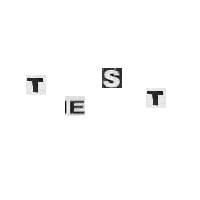
#> input picture Assignment_5/detection-images/detection-1.jpg, 200 x 200 px
$ jupyter execute --allow-errors ML_Assignment5.ipynb
#> lines starting #> are read from the running program, lines starting #| are printed output that depends on the picture; after the words box and inside, x2 and y2 are one past the last pixel; in counts of white or black regions, pixels touching at a corner belong together
# TDT4173: Machine Learning and Case-Based Reasoning - Assignment 5
### Author: Vittorio Triassi

For the purpose of the following assignment we decided to implement every task using `scikit-learn`. The main reason is that we already had the chance to use such library by implementing a few models in the previous assignment, and that is why we thought it would be a good idea to stick with it in this case as well. It is also true that several are the libraries available to carry out the same tasks. With a better understanding of the architectures and of course of the syntax, it would have been nice to use such libraries.

[cell 1]
#!pip install scikit-image
import numpy as np
import os
import skimage.io
from random import randint
from sklearn import svm
from sklearn import metrics
from sklearn.ensemble import RandomForestClassifier as RFC
from sklearn.preprocessing import StandardScaler
from sklearn.decomposition import PCA
from sklearn.model_selection import train_test_split

[cell 2]
def load_examples(test_size = 0.2):

    examples = np.zeros(shape = (7112, 400), dtype = int)
    labels = np.zeros(shape = (7112), dtype = int)

    i = 0
    index = 0
    for letter in str('abcdefghijklmnopqrstuvwxyz'):
        for img_name in os.listdir(os.path.join('chars74k-lite', letter)):
            path = os.path.join('chars74k-lite', letter, img_name)
            examples[i] = np.array(skimage.io.imread(path)).flatten()
            labels[i] = index
            i += 1
        index += 1

    train_X, test_X, train_y, test_y = train_test_split(examples, labels, test_size = test_size, random_state = 42)
    print("Training examples: " + str(len(train_X)) + " / Test examples: " + str(len(test_X)))

    return train_X, test_X, train_y, test_y

#> (a cell that did not finish here is left out)

## Feature Engineering

To  carry  out  the feature  engineering part,  we  decided  to: standardize the  features and apply the principal component analysis. The main reason why we chose the folllowing tecniques is that almost all the machine learning estimators need standardized datasets.  When we talk about standardizing our dataset, we are saying nothing but removing the mean and scaling to unit variance. In our task, we used `StandardScaler` from `sklearn.preprocessing`. What we do is to center and scale each feature.  Another  reason  why  scaling  the  features  is  a  good  practice  is  that  if  a  feature  has  a variance that is way larger than the others, it might dominate the objective function ending up in an estimator not able to learn as expected.  The second tecnique used is the principal component analysis (PCA). PCA uses Singular Value Decomposition to project high dimensional data to a lower dimensional representation.  In order for PCA to work, the input has to be centered before applying the SVD.  In our task, `PCA` from `sklearn.decomposition` was used.

[cell 4]
def standardize_features(train_X, test_X):

    scaler = StandardScaler()
    scaler.fit(train_X)

    train_X = scaler.transform(train_X)
    test_X = scaler.transform(test_X)

    return train_X, test_X

[cell 5]
def principal_component_analysis(train_X, test_X, n_components = 1):

    pca = PCA(n_components)
    pca.fit(train_X)
    pca_train = pca.transform(train_X)
    pca_test = pca.transform(test_X)

    return pca_train, pca_test

#> (a cell that did not finish here is left out)

## Character Classification

The  models  we  used  in  the  following  task  were  a  Support  Vector  Machine  (SVM) and a Random Forest.  In SVMs, we try to find a hyperplane that is able to separate two classes of the data by finding the largest margin.  SVMs have a good accuracy compared to other tecniques but are very hard to tune because they involve a lot of parameters. Random Forest is a classifier that fits a number of decision tree classifiers on sub-sets of the dataset and averages the results to improve the accuracy of the model without running into overfitting.  In our code, we used `SVC` from `sklearn.svm` and `RandomForestClassifier` from `sklearn-ensemble`.  We chose the following models because we wanted to test less trending approaches to solve an interesting problem such as image classification.  Usually, CNNs are preferred over other tecniques.

Between our two models, SVM performed better, achieving an accuracy around $80\%$ on the test data. The second model, the Random Forest, performed slightly worse achieving $70\%$. We can be quite satisfied with the first model since we did not tuned its parameters so much and still we obtained good results. As stated before, SVMs can be hard to tune and at least in our case, we have simply used the default kernel (`rbf`) and tried a few values for `gamma`. Both models were run after having performed the feature scaling. Five predictions from both classifiers are shown. As we can see, the SVM is more precise in its predictions, while the RFC gets more often confused.

[cell 7]
clf_SVM = svm.SVC(gamma=0.0035, probability=True)
#> (the rest of this cell did not finish here and is left out)

#> (a cell that did not finish here is left out)

[cell 9]
clf_RFC = RFC(n_estimators=300)
#> (the rest of this cell did not finish here and is left out)

#> (a cell that did not finish here is left out)

[cell 11]
print("Random predictions for SVM")
#> (the rest of this cell did not finish here and is left out)

## Character Detection

Several are the improvements that are possible when trying to address an object detection task. In our case, two different images were provided. In the first image, even without specific modifications, it is possible to detect the characters. On the other hand in the second one, we notice that a few characters are rotated. Unless our detector is implemented in such a way that considers also other rotations, it is not able to detect such angles. Other possible improvements might be related to the scale of the objects we want to detect. For instance, in our detector we set a window size of $20 \times 20$ pixels. If we are trying to detect something on a different scale, it will be a problem and our detector will not be as effective as it is on the aforementioned scale.

[cell 12]
#!pip install opencv-python
import cv2
import matplotlib.pyplot as plt

image_1 = cv2.imread('./detection-images/detection-1.jpg')
#> image_1 is the input picture: shape (200, 200, 3); min 0, max 255, mean 251.4
image_2 = cv2.imread('./detection-images/detection-2.jpg')
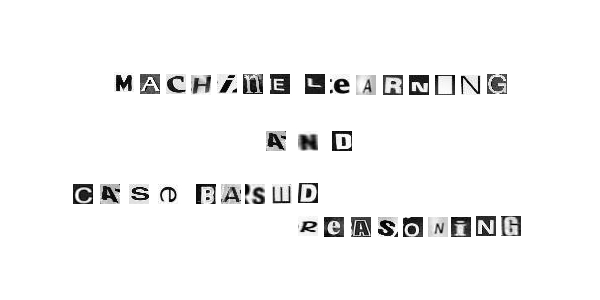
#> input picture Assignment_5/detection-images/detection-2.jpg, 600 x 300 px
#> image_2 is the input picture: shape (300, 600, 3); min 0, max 255, mean 245.2

#cv2.imshow('image', image_1)
tmp = image_1
stepSize = 1
(width, height) = (20, 20)
for x in range(0, image_1.shape[1] - width , stepSize):
    for y in range(0, image_1.shape[0] - height, stepSize):
        window = image_1[x:x + width, y:y + height, :]

# now we use the classifier previously defined (SVM)
# and detect letters if there are any

    # draw rectangle on image
    cv2.rectangle(tmp, (x, y), (x + width, y + height), (255, 0, 0), 2)
    plt.imshow(np.array(tmp).astype('uint8'))
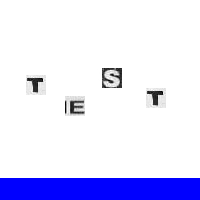
#> tmp: shape (200, 200, 3); 11% of pixels changed, all inside (x1, y1, x2, y2) = (0, 178, 200, 200)

# show the recognized letters
plt.show()
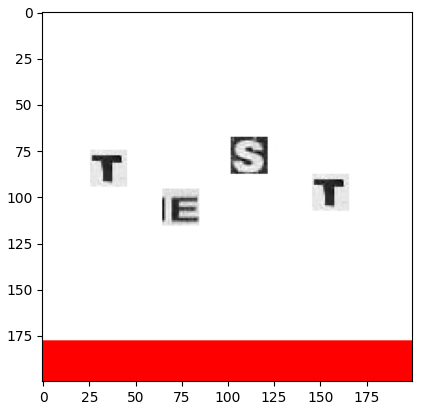
#> figure drawn by matplotlib, 1 panel
